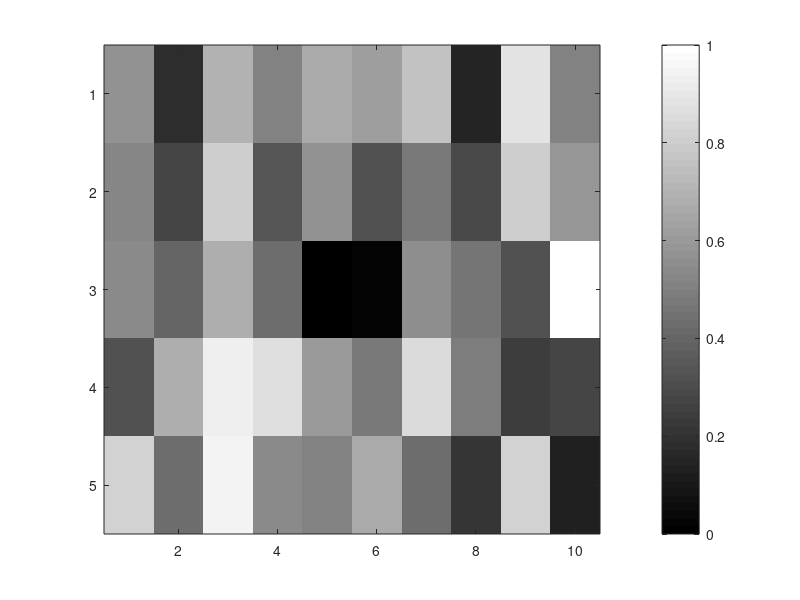
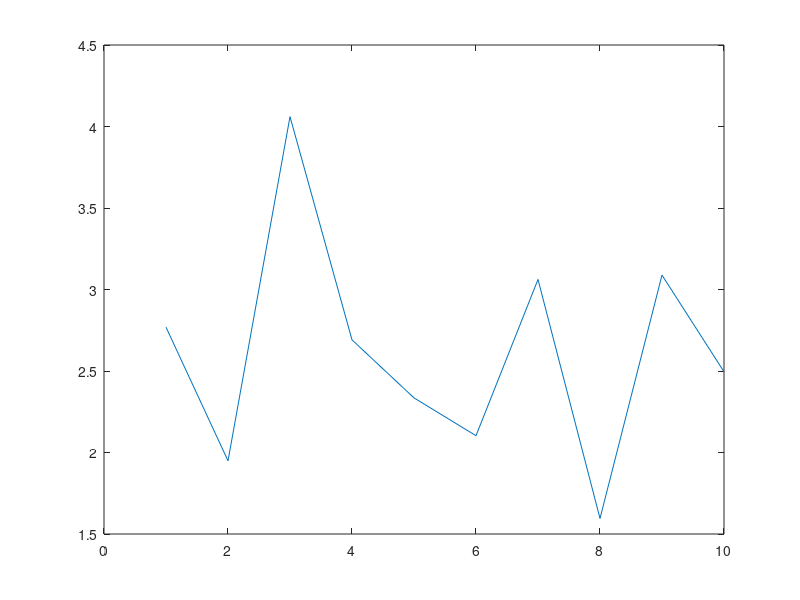

Write the MATLAB code that produced these figures, in order. (Note: this script raises an error after producing the figures.)
function column_experiment()

%% Setup
num_col = [5 1 10];
num_e = [1 num_col(3)];
num_ib = [1 1];

e = zeros([num_e]);
ib = zeros(num_ib);

synapses_ce = [];
for i = 1:num_col(3)
    new_col = zeros([prod(num_col) 1]);
    new_col((i-1)*num_col(1)+1:i*num_col(1)) = 1;
    synapses_ce = [synapses_ce new_col];
end
synapses_eib = ones(numel(e), numel(ib));
synapses_ibe = synapses_eib';
synapses_ec = synapses_ce';

%% Experiment
columns = rand(num_col);

pretty_cols = prettyCol(columns, num_col);
disp(pretty_cols); figure(); imagesc(pretty_cols, [0 1]); colormap('gray'); colorbar;
tmp = sum(pretty_cols);
disp(tmp); figure(); plot(tmp);

e = cellPropagate(e, columns, [], [], synapses_ce, [], []);
e = normalise(e, 1, false);
e = WTA_Competition(e);

disp(e); figure(); plot(e); ylim([0 1]);

columns = cellPropagate(columns, e, [], [], synapses_ec, [], []);

tmp = prettyCol(columns, num_col); disp(tmp); 
figure(); imagesc(tmp, [0 1]); colormap('gray'); colorbar
end

function new_col = prettyCol(columns, num_col)

new_col = reshape(columns, [num_col(1), num_col(3)]);

end